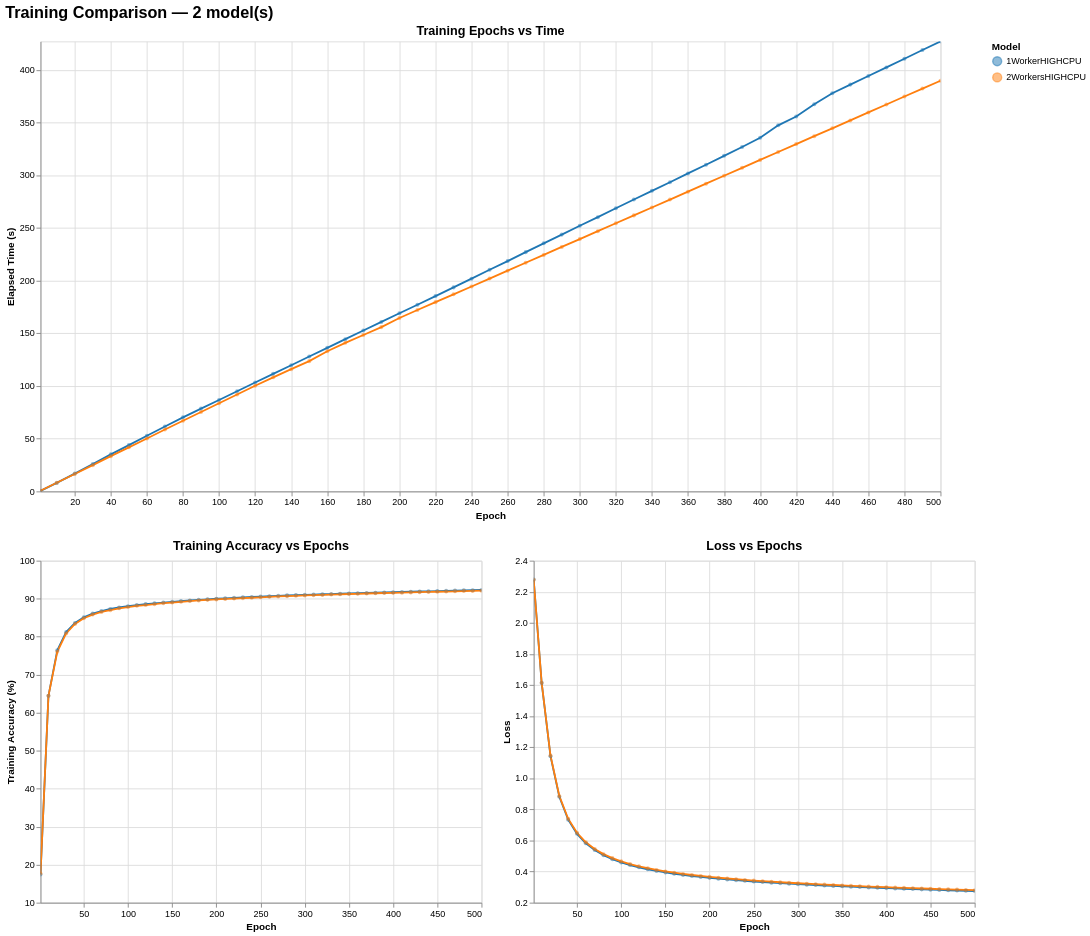

This figure's notebook cell:
### Markdown cell above
### HighCPU

<img src='../Images/e2-highcpu-4/MachineType.png'><h1></h1>
<img src='../Images/e2-highcpu-4/Trainning2Workers.png'>

### Code cell
main("../stats/MNIST/HIGHCPU")

### Figure 1 — Vega-Lite specification as saved in the notebook (floating-point values rounded to 4 significant figures)
{"config": {"view": {"continuousWidth": 300, "continuousHeight": 300}}, "vconcat": [{"mark": {"type": "line", "point": {"opacity": 0.5, "size": 20}}, "encoding": {"color": {"field": "model", "legend": {"orient": "right", "title": "Model"}, "scale": {"scheme": "category10"}, "type": "nominal"}, "tooltip": [{"field": "model", "title": "Model", "type": "nominal"}, {"field": "epoch", "title": "Epoch", "type": "quantitative"}, {"field": "time_s", "format": ".2f", "title": "Time (s)", "type": "quantitative"}, {"field": "acc_train", "format": ".2f", "title": "Train Acc (%)", "type": "quantitative"}], "x": {"field": "epoch", "scale": {"nice": false, "zero": false}, "title": "Epoch", "type": "quantitative"}, "y": {"field": "time_s", "scale": {"nice": false}, "title": "Elapsed Time (s)", "type": "quantitative"}}, "height": 500, "name": "view_f7dadc717b28848b_0", "title": {"text": "Training Epochs vs Time", "fontSize": 14}, "width": 1000}, {"hconcat": [{"mark": {"type": "line", "point": {"opacity": 0.5, "size": 20}}, "encoding": {"color": {"field": "model", "legend": {"orient": "right", "title": "Model"}, "scale": {"scheme": "category10"}, "type": "nominal"}, "tooltip": [{"field": "model", "title": "Model", "type": "nominal"}, {"field": "epoch", "title": "Epoch", "type": "quantitative"}, {"field": "acc_train", "format": ".2f", "title": "Train Acc (%)", "type": "quantitative"}, {"field": "loss", "format": ".4f", "title": "Loss", "type": "quantitative"}], "x": {"field": "epoch", "scale": {"nice": false}, "title": "Epoch", "type": "quantitative"}, "y": {"field": "acc_train", "scale": {"zero": false}, "title": "Training Accuracy (%)", "type": "quantitative"}}, "height": 380, "name": "view_d3e7178f86e2a9ea_0", "title": {"text": "Training Accuracy vs Epochs", "fontSize": 14}, "width": 490}, {"mark": {"type": "line", "point": {"opacity": 0.5, "size": 20}}, "encoding": {"color": {"field": "model", "legend": {"orient": "right", "title": "Model"}, "scale": {"scheme": "category10"}, "type": "nominal"}, "tooltip": [{"field": "model", "title": "Model", "type": "nominal"}, {"field": "epoch", "title": "Epoch", "type": "quantitative"}, {"field": "acc_train", "format": ".2f", "title": "Train Acc (%)", "type": "quantitative"}, {"field": "loss", "format": ".4f", "title": "Loss", "type": "quantitative"}], "x": {"field": "epoch", "scale": {"nice": false}, "title": "Epoch", "type": "quantitative"}, "y": {"field": "loss", "scale": {"zero": false}, "title": "Loss", "type": "quantitative"}}, "height": 380, "name": "view_542fec15cbca7539_1", "title": {"text": "Loss vs Epochs", "fontSize": 14}, "width": 490}], "resolve": {"scale": {"color": "shared", "y": "independent"}}}], "data": {"name": "data-d0abeeefe9682284a9f596be982cbace"}, "params": [{"name": "zoom_epoch_time", "select": {"type": "interval"}, "bind": "scales", "views": ["view_f7dadc717b28848b_0"]}, {"name": "zoom_acc_epoch", "select": {"type": "interval"}, "bind": "scales", "views": ["view_d3e7178f86e2a9ea_0"]}, {"name": "zoom_loss_epoch", "select": {"type": "interval"}, "bind": "scales", "views": ["view_542fec15cbca7539_1"]}], "resolve": {"scale": {"color": "shared"}}, "title": {"text": "Training Comparison — 2 model(s)", "fontSize": 18}, "$schema": "https://vega.github.io/schema/vega-lite/v6.1.0.json", "datasets": {"data-d0abeeefe9682284a9f596be982cbace": [{"model": "1WorkerHIGHCPU", "epoch": 1, "time_s": 0.4766, "acc_train": 17.42, "loss": 2.279}, {"model": "1WorkerHIGHCPU", "epoch": 10, "time_s": 8.048, "acc_train": 64.45, "loss": 1.614}, {"model": "1WorkerHIGHCPU", "epoch": 20, "time_s": 16.89, "acc_train": 76.45, "loss": 1.143}, {"model": "1WorkerHIGHCPU", "epoch": 30, "time_s": 26.0, "acc_train": 81.2, "loss": 0.8815}, {"model": "1WorkerHIGHCPU", "epoch": 40, "time_s": 35.13, "acc_train": 83.62, "loss": 0.7339}, {"model": "1WorkerHIGHCPU", "epoch": 50, "time_s": 43.94, "acc_train": 85.09, "loss": 0.6429}, {"model": "1WorkerHIGHCPU", "epoch": 60, "time_s": 52.81, "acc_train": 86.08, "loss": 0.582}, {"model": "1WorkerHIGHCPU", "epoch": 70, "time_s": 61.54, "acc_train": 86.76, "loss": 0.5383}, {"model": "1WorkerHIGHCPU", "epoch": 80, "time_s": 70.27, "acc_train": 87.31, "loss": 0.5055}, {"model": "1WorkerHIGHCPU", "epoch": 90, "time_s": 78.56, "acc_train": 87.71, "loss": 0.4799}, {"model": "1WorkerHIGHCPU", "epoch": 100, "time_s": 86.8, "acc_train": 88.04, "loss": 0.4591}, {"model": "1WorkerHIGHCPU", "epoch": 110, "time_s": 95.04, "acc_train": 88.32, "loss": 0.442}, {"model": "1WorkerHIGHCPU", "epoch": 120, "time_s": 103.4, "acc_train": 88.59, "loss": 0.4276}, {"model": "1WorkerHIGHCPU", "epoch": 130, "time_s": 111.6, "acc_train": 88.79, "loss": 0.4151}, {"model": "1WorkerHIGHCPU", "epoch": 140, "time_s": 119.7, "acc_train": 88.99, "loss": 0.4043}, {"model": "1WorkerHIGHCPU", "epoch": 150, "time_s": 128.0, "acc_train": 89.19, "loss": 0.3948}, {"model": "1WorkerHIGHCPU", "epoch": 160, "time_s": 136.2, "acc_train": 89.38, "loss": 0.3863}, {"model": "1WorkerHIGHCPU", "epoch": 170, "time_s": 144.5, "acc_train": 89.54, "loss": 0.3787}, {"model": "1WorkerHIGHCPU", "epoch": 180, "time_s": 152.7, "acc_train": 89.7, "loss": 0.3718}, {"model": "1WorkerHIGHCPU", "epoch": 190, "time_s": 160.9, "acc_train": 89.83, "loss": 0.3655}, {"model": "1WorkerHIGHCPU", "epoch": 200, "time_s": 169.0, "acc_train": 89.99, "loss": 0.3597}, {"model": "1WorkerHIGHCPU", "epoch": 210, "time_s": 177.1, "acc_train": 90.1, "loss": 0.3544}, {"model": "1WorkerHIGHCPU", "epoch": 220, "time_s": 185.4, "acc_train": 90.23, "loss": 0.3494}, {"model": "1WorkerHIGHCPU", "epoch": 230, "time_s": 193.6, "acc_train": 90.35, "loss": 0.3448}, {"model": "1WorkerHIGHCPU", "epoch": 240, "time_s": 201.9, "acc_train": 90.45, "loss": 0.3405}, {"model": "1WorkerHIGHCPU", "epoch": 250, "time_s": 210.3, "acc_train": 90.57, "loss": 0.3365}, {"model": "1WorkerHIGHCPU", "epoch": 260, "time_s": 218.6, "acc_train": 90.66, "loss": 0.3326}, {"model": "1WorkerHIGHCPU", "epoch": 270, "time_s": 227.1, "acc_train": 90.76, "loss": 0.329}, {"model": "1WorkerHIGHCPU", "epoch": 280, "time_s": 235.4, "acc_train": 90.87, "loss": 0.3256}, {"model": "1WorkerHIGHCPU", "epoch": 290, "time_s": 243.7, "acc_train": 90.95, "loss": 0.3223}, {"model": "1WorkerHIGHCPU", "epoch": 300, "time_s": 252.1, "acc_train": 91.02, "loss": 0.3192}, {"model": "1WorkerHIGHCPU", "epoch": 310, "time_s": 260.3, "acc_train": 91.08, "loss": 0.3162}, {"model": "1WorkerHIGHCPU", "epoch": 320, "time_s": 268.7, "acc_train": 91.17, "loss": 0.3133}, {"model": "1WorkerHIGHCPU", "epoch": 330, "time_s": 277.0, "acc_train": 91.22, "loss": 0.3105}, {"model": "1WorkerHIGHCPU", "epoch": 340, "time_s": 285.2, "acc_train": 91.32, "loss": 0.3079}, {"model": "1WorkerHIGHCPU", "epoch": 350, "time_s": 293.4, "acc_train": 91.39, "loss": 0.3054}, {"model": "1WorkerHIGHCPU", "epoch": 360, "time_s": 301.8, "acc_train": 91.45, "loss": 0.3029}, {"model": "1WorkerHIGHCPU", "epoch": 370, "time_s": 310.0, "acc_train": 91.51, "loss": 0.3005}, {"model": "1WorkerHIGHCPU", "epoch": 380, "time_s": 318.5, "acc_train": 91.59, "loss": 0.2982}, {"model": "1WorkerHIGHCPU", "epoch": 390, "time_s": 326.8, "acc_train": 91.64, "loss": 0.296}, {"model": "1WorkerHIGHCPU", "epoch": 400, "time_s": 335.6, "acc_train": 91.69, "loss": 0.2938}, {"model": "1WorkerHIGHCPU", "epoch": 410, "time_s": 347.4, "acc_train": 91.77, "loss": 0.2917}, {"model": "1WorkerHIGHCPU", "epoch": 420, "time_s": 355.7, "acc_train": 91.82, "loss": 0.2897}, {"model": "1WorkerHIGHCPU", "epoch": 430, "time_s": 367.4, "acc_train": 91.9, "loss": 0.2877}, {"model": "1WorkerHIGHCPU", "epoch": 440, "time_s": 377.9, "acc_train": 91.94, "loss": 0.2857}, {"model": "1WorkerHIGHCPU", "epoch": 450, "time_s": 386.1, "acc_train": 92.0, "loss": 0.2838}, {"model": "1WorkerHIGHCPU", "epoch": 460, "time_s": 394.3, "acc_train": 92.08, "loss": 0.282}, {"model": "1WorkerHIGHCPU", "epoch": 470, "time_s": 402.4, "acc_train": 92.13, "loss": 0.2802}, {"model": "1WorkerHIGHCPU", "epoch": 480, "time_s": 410.6, "acc_train": 92.2, "loss": 0.2784}, {"model": "1WorkerHIGHCPU", "epoch": 490, "time_s": 418.9, "acc_train": 92.24, "loss": 0.2767}, {"model": "1WorkerHIGHCPU", "epoch": 500, "time_s": 427.1, "acc_train": 92.31, "loss": 0.275}, {"model": "2WorkersHIGHCPU", "epoch": 1, "time_s": 0.6348, "acc_train": 17.66, "loss": 2.278}, {"model": "2WorkersHIGHCPU", "epoch": 10, "time_s": 8.167, "acc_train": 64.44, "loss": 1.615}, {"model": "2WorkersHIGHCPU", "epoch": 20, "time_s": 16.55, "acc_train": 76.02, "loss": 1.147}, {"model": "2WorkersHIGHCPU", "epoch": 30, "time_s": 24.9, "acc_train": 80.85, "loss": 0.887}, {"model": "2WorkersHIGHCPU", "epoch": 40, "time_s": 33.43, "acc_train": 83.36, "loss": 0.7402}, {"model": "2WorkersHIGHCPU", "epoch": 50, "time_s": 41.81, "acc_train": 84.87, "loss": 0.6496}, {"model": "2WorkersHIGHCPU", "epoch": 60, "time_s": 50.26, "acc_train": 85.82, "loss": 0.5888}, {"model": "2WorkersHIGHCPU", "epoch": 70, "time_s": 58.74, "acc_train": 86.52, "loss": 0.5452}, {"model": "2WorkersHIGHCPU", "epoch": 80, "time_s": 67.02, "acc_train": 86.99, "loss": 0.5124}, {"model": "2WorkersHIGHCPU", "epoch": 90, "time_s": 75.35, "acc_train": 87.47, "loss": 0.4867}, {"model": "2WorkersHIGHCPU", "epoch": 100, "time_s": 83.69, "acc_train": 87.81, "loss": 0.4659}, {"model": "2WorkersHIGHCPU", "epoch": 110, "time_s": 91.97, "acc_train": 88.12, "loss": 0.4488}, {"model": "2WorkersHIGHCPU", "epoch": 120, "time_s": 100.3, "acc_train": 88.33, "loss": 0.4343}, {"model": "2WorkersHIGHCPU", "epoch": 130, "time_s": 108.2, "acc_train": 88.56, "loss": 0.4218}, {"model": "2WorkersHIGHCPU", "epoch": 140, "time_s": 116.0, "acc_train": 88.82, "loss": 0.411}, {"model": "2WorkersHIGHCPU", "epoch": 150, "time_s": 123.6, "acc_train": 88.99, "loss": 0.4014}, {"model": "2WorkersHIGHCPU", "epoch": 160, "time_s": 133.0, "acc_train": 89.18, "loss": 0.3929}, {"model": "2WorkersHIGHCPU", "epoch": 170, "time_s": 141.0, "acc_train": 89.37, "loss": 0.3852}, {"model": "2WorkersHIGHCPU", "epoch": 180, "time_s": 148.5, "acc_train": 89.53, "loss": 0.3782}, {"model": "2WorkersHIGHCPU", "epoch": 190, "time_s": 155.9, "acc_train": 89.69, "loss": 0.3719}, {"model": "2WorkersHIGHCPU", "epoch": 200, "time_s": 164.6, "acc_train": 89.82, "loss": 0.3661}, {"model": "2WorkersHIGHCPU", "epoch": 210, "time_s": 172.1, "acc_train": 89.93, "loss": 0.3607}, {"model": "2WorkersHIGHCPU", "epoch": 220, "time_s": 179.6, "acc_train": 90.03, "loss": 0.3557}, {"model": "2WorkersHIGHCPU", "epoch": 230, "time_s": 187.0, "acc_train": 90.15, "loss": 0.351}, {"model": "2WorkersHIGHCPU", "epoch": 240, "time_s": 194.5, "acc_train": 90.24, "loss": 0.3466}, {"model": "2WorkersHIGHCPU", "epoch": 250, "time_s": 202.0, "acc_train": 90.37, "loss": 0.3425}, {"model": "2WorkersHIGHCPU", "epoch": 260, "time_s": 209.5, "acc_train": 90.49, "loss": 0.3387}, {"model": "2WorkersHIGHCPU", "epoch": 270, "time_s": 217.0, "acc_train": 90.59, "loss": 0.335}, {"model": "2WorkersHIGHCPU", "epoch": 280, "time_s": 224.4, "acc_train": 90.68, "loss": 0.3315}, {"model": "2WorkersHIGHCPU", "epoch": 290, "time_s": 232.0, "acc_train": 90.77, "loss": 0.3282}, {"model": "2WorkersHIGHCPU", "epoch": 300, "time_s": 239.5, "acc_train": 90.86, "loss": 0.3251}, {"model": "2WorkersHIGHCPU", "epoch": 310, "time_s": 247.0, "acc_train": 90.93, "loss": 0.3221}, {"model": "2WorkersHIGHCPU", "epoch": 320, "time_s": 254.5, "acc_train": 91.0, "loss": 0.3192}, {"model": "2WorkersHIGHCPU", "epoch": 330, "time_s": 262.0, "acc_train": 91.08, "loss": 0.3164}, {"model": "2WorkersHIGHCPU", "epoch": 340, "time_s": 269.5, "acc_train": 91.15, "loss": 0.3138}, {"model": "2WorkersHIGHCPU", "epoch": 350, "time_s": 277.0, "acc_train": 91.23, "loss": 0.3112}, {"model": "2WorkersHIGHCPU", "epoch": 360, "time_s": 284.5, "acc_train": 91.29, "loss": 0.3087}, {"model": "2WorkersHIGHCPU", "epoch": 370, "time_s": 292.1, "acc_train": 91.37, "loss": 0.3064}, {"model": "2WorkersHIGHCPU", "epoch": 380, "time_s": 299.6, "acc_train": 91.43, "loss": 0.304}, {"model": "2WorkersHIGHCPU", "epoch": 390, "time_s": 307.1, "acc_train": 91.5, "loss": 0.3018}, {"model": "2WorkersHIGHCPU", "epoch": 400, "time_s": 314.6, "acc_train": 91.53, "loss": 0.2996}, {"model": "2WorkersHIGHCPU", "epoch": 410, "time_s": 322.1, "acc_train": 91.59, "loss": 0.2975}, {"model": "2WorkersHIGHCPU", "epoch": 420, "time_s": 329.6, "acc_train": 91.66, "loss": 0.2954}, {"model": "2WorkersHIGHCPU", "epoch": 430, "time_s": 337.1, "acc_train": 91.73, "loss": 0.2934}, {"model": "2WorkersHIGHCPU", "epoch": 440, "time_s": 344.6, "acc_train": 91.78, "loss": 0.2915}, {"model": "2WorkersHIGHCPU", "epoch": 450, "time_s": 352.1, "acc_train": 91.82, "loss": 0.2896}, {"model": "2WorkersHIGHCPU", "epoch": 460, "time_s": 359.7, "acc_train": 91.88, "loss": 0.2877}, {"model": "2WorkersHIGHCPU", "epoch": 470, "time_s": 367.2, "acc_train": 91.94, "loss": 0.2859}, {"model": "2WorkersHIGHCPU", "epoch": 480, "time_s": 374.8, "acc_train": 92.01, "loss": 0.2841}, {"model": "2WorkersHIGHCPU", "epoch": 490, "time_s": 382.3, "acc_train": 92.06, "loss": 0.2824}, {"model": "2WorkersHIGHCPU", "epoch": 500, "time_s": 389.8, "acc_train": 92.1, "loss": 0.2807}]}}
